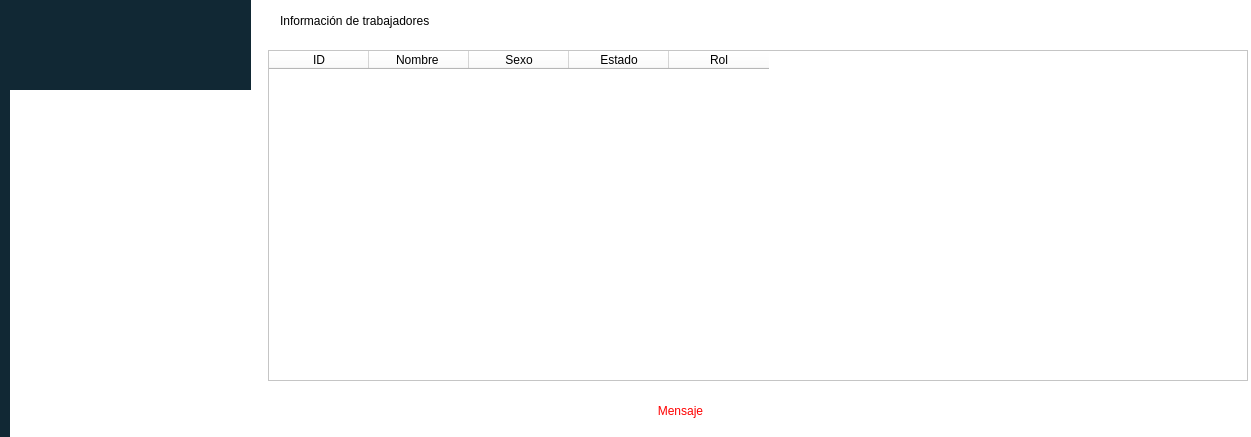
<?xml version="1.0" encoding="UTF-8"?>
<ui version="4.0">
 <class>Get_InfoWorkers</class>
 <widget class="QDialog" name="Get_InfoWorkers">
  <property name="windowModality">
   <enum>Qt::ApplicationModal</enum>
  </property>
  <property name="geometry">
   <rect>
    <x>0</x>
    <y>0</y>
    <width>1251</width>
    <height>437</height>
   </rect>
  </property>
  <property name="windowTitle">
   <string>Información</string>
  </property>
  <property name="styleSheet">
   <string notr="true">background-color: rgb(255, 255, 255);</string>
  </property>
  <widget class="QLabel" name="label">
   <property name="geometry">
    <rect>
     <x>0</x>
     <y>0</y>
     <width>251</width>
     <height>441</height>
    </rect>
   </property>
   <property name="styleSheet">
    <string notr="true">background-color: rgb(17, 40, 52);</string>
   </property>
   <property name="text">
    <string/>
   </property>
   <property name="pixmap">
    <pixmap>../images/orca.png</pixmap>
   </property>
  </widget>
  <widget class="QTableWidget" name="tblWorkers">
   <property name="geometry">
    <rect>
     <x>268</x>
     <y>50</y>
     <width>980</width>
     <height>331</height>
    </rect>
   </property>
   <property name="minimumSize">
    <size>
     <width>980</width>
     <height>80</height>
    </size>
   </property>
   <property name="maximumSize">
    <size>
     <width>988</width>
     <height>16777215</height>
    </size>
   </property>
   <property name="font">
    <font>
     <family>Segoe UI Black</family>
     <pointsize>9</pointsize>
     <bold>true</bold>
    </font>
   </property>
   <property name="styleSheet">
    <string notr="true">background-color: rgb(255, 255, 255);</string>
   </property>
   <column>
    <property name="text">
     <string>ID</string>
    </property>
   </column>
   <column>
    <property name="text">
     <string>Nombre </string>
    </property>
   </column>
   <column>
    <property name="text">
     <string>Sexo</string>
    </property>
   </column>
   <column>
    <property name="text">
     <string>Estado</string>
    </property>
   </column>
   <column>
    <property name="text">
     <string>Rol</string>
    </property>
   </column>
  </widget>
  <widget class="QLabel" name="lblMensaje2">
   <property name="geometry">
    <rect>
     <x>370</x>
     <y>400</y>
     <width>621</width>
     <height>21</height>
    </rect>
   </property>
   <property name="styleSheet">
    <string notr="true">color: rgb(255, 0, 0);
font: 14pt &quot;Arial&quot;;</string>
   </property>
   <property name="text">
    <string>Mensaje</string>
   </property>
   <property name="alignment">
    <set>Qt::AlignCenter</set>
   </property>
  </widget>
  <widget class="QLabel" name="label_3">
   <property name="geometry">
    <rect>
     <x>280</x>
     <y>0</y>
     <width>271</width>
     <height>41</height>
    </rect>
   </property>
   <property name="styleSheet">
    <string notr="true">font: 900 14pt &quot;Segoe UI Black&quot;;</string>
   </property>
   <property name="text">
    <string>Información de trabajadores</string>
   </property>
  </widget>
  <widget class="QLabel" name="label_8">
   <property name="geometry">
    <rect>
     <x>10</x>
     <y>90</y>
     <width>241</width>
     <height>351</height>
    </rect>
   </property>
   <property name="text">
    <string/>
   </property>
   <property name="pixmap">
    <pixmap>../images/orca.png</pixmap>
   </property>
   <property name="scaledContents">
    <bool>true</bool>
   </property>
  </widget>
 </widget>
 <resources/>
 <connections/>
</ui>
